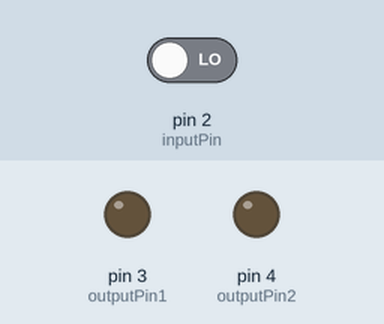
The sketch below on a simulated Arduino Uno, built with avr-gcc and run on an emulated ATmega328P. Parts: output pins drawn as LEDs (lit = HIGH). The inputs (shaded band) are chosen by the test bench; at power-on: pin 2 (inputPin) LOW.

Above: at 1.2 s.
1.3 s: pin 2 (inputPin) driven HIGH
At 1.45 s:
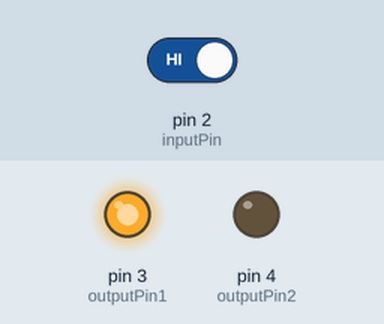
At 4.2 s:
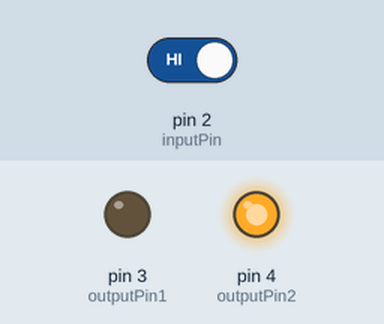
4.3 s: pin 2 (inputPin) driven LOW
At 4.9 s:
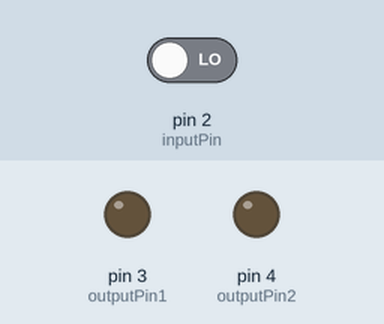
Timing chart, 0 to 7.3 s (numbered marks = the images above; inputs shaded):
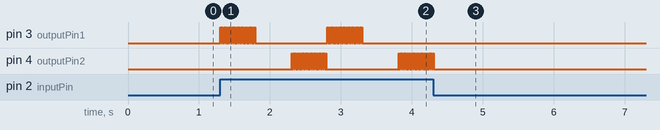

Measured:
- after the input at 1.3 s, pin 3 (outputPin1): goes 20 × (HIGH 0.01 s, LOW 0.01 s), HIGH 0.01 s, LOW 1.0 s, 20 × (HIGH 0.01 s, LOW 0.01 s), HIGH 0.01 s, then LOW, starting at once; pin 4 (outputPin2): goes 20 × (HIGH 0.01 s, LOW 0.01 s), HIGH 0.01 s, LOW 1.0 s, 20 × (HIGH 0.01 s, LOW 0.01 s), then HIGH, starting after 1.0 s
- after the input at 4.3 s, pin 3 (outputPin1): stops changing and stays LOW; pin 4 (outputPin2): goes on until 4.3 s, then stays LOW

The sketch:

dual_light_freq_delay.ino
```cpp
// Pin definitions for Arduino Uno
const int inputPin = 2;   // Pin for receiving the TTL signal (digital pin 2)
const int outputPin1 = 3; // First output line (digital pin 3)
const int outputPin2 = 4; // Second output line (digital pin 4)

// Constants for 40 Hz pulse
const int pulseFrequency = 40;           // 40 Hz
const int pulsePeriod = 1000 / pulseFrequency;  // Period in milliseconds (25 ms)

void setup() {
  // Set pin modes
  pinMode(inputPin, INPUT);       // Input from the TTL signal
  pinMode(outputPin1, OUTPUT);    // First output
  pinMode(outputPin2, OUTPUT);    // Second output
}

void loop() {
  // Read the state of the input pin
  int inputState = digitalRead(inputPin);

  if (inputState == HIGH) {
    // Output 1: Immediately pulse at 40 Hz for 500 ms
    unsigned long startTime = millis();  // Record the start time
    while (millis() - startTime < 500) { // Keep pulsing for 500 ms
      digitalWrite(outputPin1, HIGH);    // LED on
      delay(pulsePeriod / 2);            // On for half the period (12.5 ms)
      digitalWrite(outputPin1, LOW);     // LED off
      delay(pulsePeriod / 2);            // Off for half the period (12.5 ms)
    }

    // Output 2: Delay for 500 ms, then pulse at 40 Hz for 500 ms
    delay(500);                          // Wait for 500 ms before turning on Output 2
    startTime = millis();                // Record the new start time for Output 2
    while (millis() - startTime < 500) { // Pulse at 40 Hz for 500 ms
      digitalWrite(outputPin2, HIGH);    // LED on
      delay(pulsePeriod / 2);            // On for half the period (12.5 ms)
      digitalWrite(outputPin2, LOW);     // LED off
      delay(pulsePeriod / 2);            // Off for half the period (12.5 ms)
    }
  }
}
```
